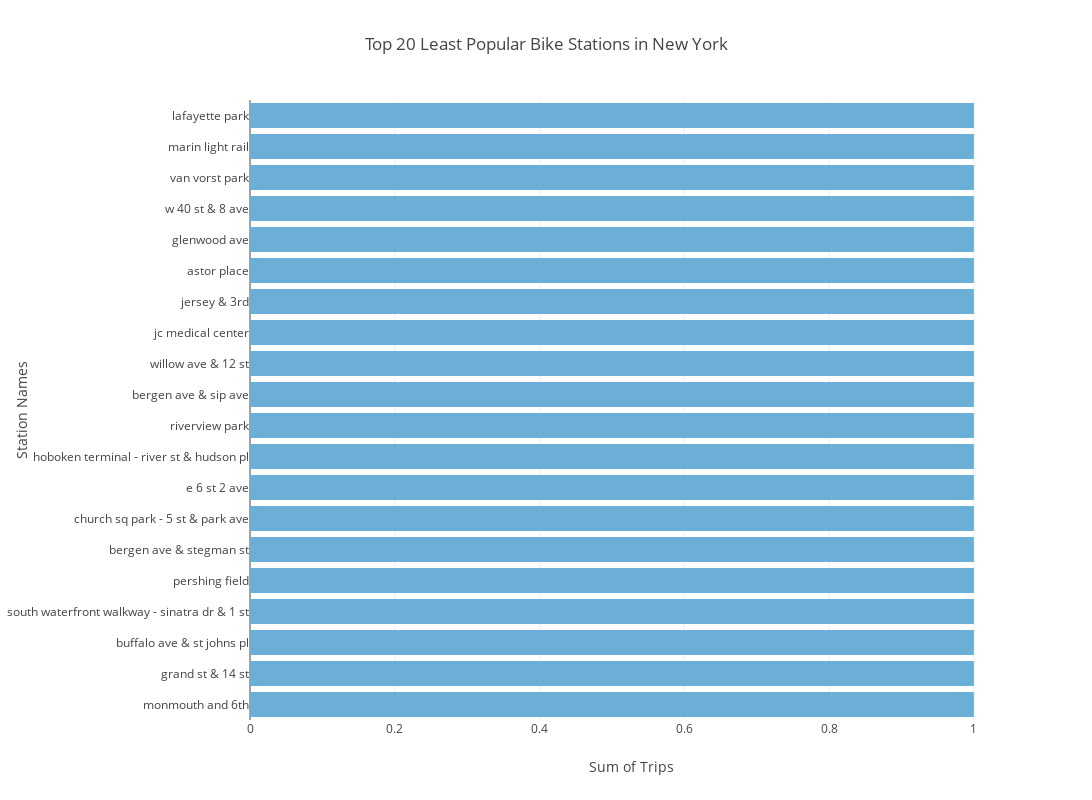

Notebook code for this chart:
### Code cell
# Plot the bar chart for least 20 popular stations in New York

fig = go.Figure(
    go.Bar(
        x=least_20_latest['value'],          # numeric values on x-axis
        y=least_20_latest['station'],        # categories on y-axis
        orientation='h',                   # makes it horizontal
        marker=dict(
            color=least_20_latest['value'],
            colorscale='Blues'
        )
    )
)

fig.update_layout(
    title=dict(
        text="Top 20 Least Popular Bike Stations in New York",
        x=0.5,
        xanchor='center'
    ),
    width=1200,
    height=800,
    xaxis_title="Sum of Trips",
    yaxis_title="Station Names",
    yaxis=dict(autorange="reversed"),
    margin=dict(l=250)   # important for long station names
)

fig.show()

### Figure 1 — Plotly figure (JSON) as saved in the notebook; plotly's stock layout.template omitted (floating-point values rounded to 4 significant figures)
{"data": [{"marker": {"color": [1, 1, 1, 1, 1, 1, 1, 1, 1, 1, 1, 1, 1, 1, 1, 1, 1, 1, 1, 1], "colorscale": [[0, "rgb(247,251,255)"], [0.125, "rgb(222,235,247)"], [0.25, "rgb(198,219,239)"], [0.375, "rgb(158,202,225)"], [0.5, "rgb(107,174,214)"], [0.625, "rgb(66,146,198)"], [0.75, "rgb(33,113,181)"], [0.875, "rgb(8,81,156)"], [1, "rgb(8,48,107)"]]}, "orientation": "h", "type": "bar", "x": [1, 1, 1, 1, 1, 1, 1, 1, 1, 1, 1, 1, 1, 1, 1, 1, 1, 1, 1, 1], "y": ["lafayette park", "marin light rail", "van vorst park", "w 40 st & 8 ave", "glenwood ave", "astor place", "jersey & 3rd", "jc medical center", "willow ave & 12 st", "bergen ave & sip ave", "riverview park", "hoboken terminal - river st & hudson pl", "e 6 st 2 ave", "church sq park - 5 st & park ave", "bergen ave & stegman st", "pershing field", "south waterfront walkway - sinatra dr & 1 st", "buffalo ave & st johns pl", "grand st & 14 st", "monmouth and 6th"]}], "layout": {"height": 800, "margin": {"l": 250}, "title": {"text": "Top 20 Least Popular Bike Stations in New York", "x": 0.5, "xanchor": "center"}, "width": 1200, "xaxis": {"title": {"text": "Sum of Trips"}}, "yaxis": {"autorange": "reversed", "title": {"text": "Station Names"}}}}
